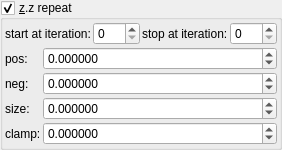
       <widget class="MyGroupBox" name="groupCheck_transf_function_enabledM_false">
        <property name="title">
         <string>&amp;z.z repeat</string>
        </property>
        <property name="checkable">
         <bool>true</bool>
        </property>
        <layout class="QVBoxLayout" name="verticalLayout_16" stretch="0,0">
         <property name="spacing">
          <number>2</number>
         </property>
         <property name="leftMargin">
          <number>2</number>
         </property>
         <property name="topMargin">
          <number>2</number>
         </property>
         <property name="rightMargin">
          <number>2</number>
         </property>
         <property name="bottomMargin">
          <number>2</number>
         </property>
         <item>
          <layout class="QHBoxLayout" name="horizontalLayout_22" stretch="0,1,0,1">
           <item>
            <widget class="QLabel" name="label_103">
             <property name="text">
              <string>start at iteration:</string>
             </property>
            </widget>
           </item>
           <item>
            <widget class="MySpinBox" name="spinboxInt_transf_start_iterationsTM">
             <property name="sizePolicy">
              <sizepolicy hsizetype="Minimum" vsizetype="Maximum">
               <horstretch>0</horstretch>
               <verstretch>0</verstretch>
              </sizepolicy>
             </property>
             <property name="minimum">
              <number>0</number>
             </property>
             <property name="maximum">
              <number>999</number>
             </property>
             <property name="value">
              <number>0</number>
             </property>
            </widget>
           </item>
           <item>
            <widget class="QLabel" name="label_75">
             <property name="text">
              <string>stop at iteration:</string>
             </property>
            </widget>
           </item>
           <item>
            <widget class="MySpinBox" name="spinboxInt_transf_stop_iterationsTM_1">
             <property name="sizePolicy">
              <sizepolicy hsizetype="Preferred" vsizetype="Maximum">
               <horstretch>0</horstretch>
               <verstretch>0</verstretch>
              </sizepolicy>
             </property>
             <property name="maximum">
              <number>999</number>
             </property>
            </widget>
           </item>
          </layout>
         </item>
         <item>
          <layout class="QGridLayout" name="gridLayout_61" columnstretch="0,1">
           <property name="spacing">
            <number>2</number>
           </property>
           <item row="2" column="1">
            <widget class="MyDoubleSpinBox" name="spinbox_transf_offset_2">
             <property name="sizePolicy">
              <sizepolicy hsizetype="Minimum" vsizetype="Maximum">
               <horstretch>0</horstretch>
               <verstretch>0</verstretch>
              </sizepolicy>
             </property>
             <property name="prefix">
              <string/>
             </property>
             <property name="suffix">
              <string/>
             </property>
             <property name="decimals">
              <number>6</number>
             </property>
             <property name="minimum">
              <double>-99.998999999999995</double>
             </property>
             <property name="maximum">
              <double>99.998999999999995</double>
             </property>
             <property name="singleStep">
              <double>0.100000000000000</double>
             </property>
            </widget>
           </item>
           <item row="1" column="1">
            <widget class="MyDoubleSpinBox" name="spinbox_transf_offsetT_1">
             <property name="sizePolicy">
              <sizepolicy hsizetype="Minimum" vsizetype="Maximum">
               <horstretch>0</horstretch>
               <verstretch>0</verstretch>
              </sizepolicy>
             </property>
             <property name="prefix">
              <string/>
             </property>
             <property name="suffix">
              <string/>
             </property>
             <property name="decimals">
              <number>6</number>
             </property>
             <property name="minimum">
              <double>-99.998999999999995</double>
             </property>
             <property name="maximum">
              <double>99.998999999999995</double>
             </property>
             <property name="singleStep">
              <double>0.100000000000000</double>
             </property>
            </widget>
           </item>
           <item row="0" column="1">
            <widget class="MyDoubleSpinBox" name="spinbox_transf_scaleB_1">
             <property name="sizePolicy">
              <sizepolicy hsizetype="Minimum" vsizetype="Maximum">
               <horstretch>0</horstretch>
               <verstretch>0</verstretch>
              </sizepolicy>
             </property>
             <property name="prefix">
              <string/>
             </property>
             <property name="suffix">
              <string/>
             </property>
             <property name="decimals">
              <number>6</number>
             </property>
             <property name="minimum">
              <double>-99.998999999999995</double>
             </property>
             <property name="maximum">
              <double>99.998999999999995</double>
             </property>
             <property name="singleStep">
              <double>0.100000000000000</double>
             </property>
            </widget>
           </item>
           <item row="0" column="0">
            <widget class="QLabel" name="label_33">
             <property name="text">
              <string>pos:</string>
             </property>
            </widget>
           </item>
           <item row="1" column="0">
            <widget class="QLabel" name="label_34">
             <property name="text">
              <string>neg:</string>
             </property>
            </widget>
           </item>
           <item row="3" column="1">
            <widget class="MyDoubleSpinBox" name="spinbox_transf_offset_1">
             <property name="sizePolicy">
              <sizepolicy hsizetype="Minimum" vsizetype="Maximum">
               <horstretch>0</horstretch>
               <verstretch>0</verstretch>
              </sizepolicy>
             </property>
             <property name="prefix">
              <string/>
             </property>
             <property name="suffix">
              <string/>
             </property>
             <property name="decimals">
              <number>6</number>
             </property>
             <property name="minimum">
              <double>-99.998999999999995</double>
             </property>
             <property name="maximum">
              <double>99.998999999999995</double>
             </property>
             <property name="singleStep">
              <double>0.100000000000000</double>
             </property>
            </widget>
           </item>
           <item row="2" column="0">
            <widget class="QLabel" name="label_35">
             <property name="text">
              <string>size:</string>
             </property>
            </widget>
           </item>
           <item row="3" column="0">
            <widget class="QLabel" name="label_36">
             <property name="text">
              <string>clamp:</string>
             </property>
            </widget>
           </item>
          </layout>
         </item>
        </layout>
       </widget>
